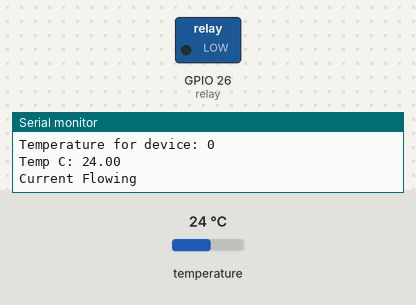
Simulated run of this sketch. Board: ESP32. On the bench: switched loads named in the sketch (green lamp = pin HIGH), the last lines printed to the serial monitor. Inputs (shaded band) come from the test bench; at power-on: temperature 24 °C. WiFi joins after 1.5 s; servers stay silent unless stated.

Above: at 2.7 s.
2.8 s: temperature set to 20.5 °C
4.3 s: temperature set to 19.2 °C
At 5.8 s:
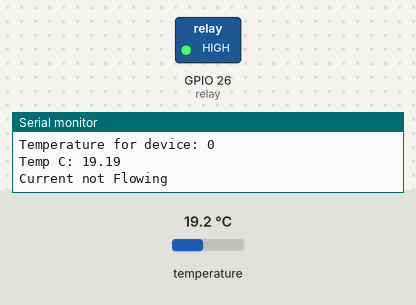
6.1 s: temperature set to 28 °C
At 7.4 s:
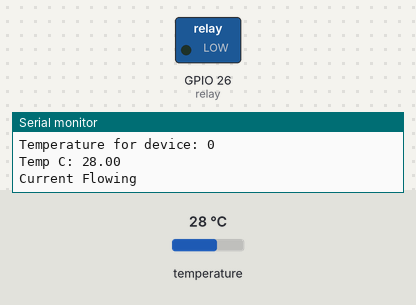
7.7 s: temperature set to 12 °C
At 9.3 s:
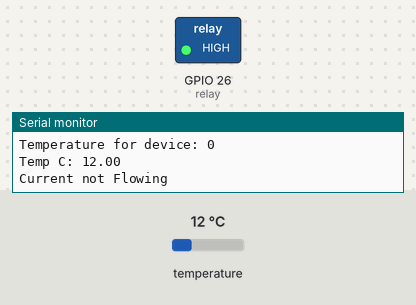
Timing chart, 0 to 10.3 s (numbered marks = the images above; inputs shaded):
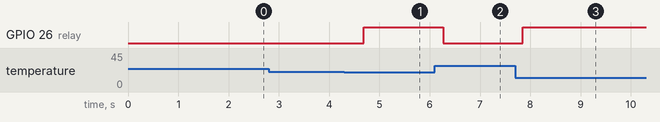

The sketch:

fermdata.ino
```cpp
#include <OneWire.h>
#include <DallasTemperature.h>
#include <WiFi.h>
#include <WiFiClient.h>
#include <Update.h>
#include <ESPmDNS.h>
#include <WiFiUdp.h>
#include <ArduinoOTA.h>
#include <HTTPClient.h>


// Data wire is plugged TO GPIO 4
#define ONE_WIRE_BUS 4

// Setup a oneWire instance to communicate with any OneWire devices (not just Maxim/Dallas temperature ICs)
OneWire oneWire(ONE_WIRE_BUS);

// The value will quickly become too large for an int to store
unsigned long previousMillis = 0;        // will store last time tempC was updated

// constants won't change:
const long interval = 600000;           // interval at which to take tempC (milliseconds)

//Set const for relay
const int relay = 26;

const char* ssid     = "SSID";
const char* password = "WIFIPASSWORD";

const char* serverName = "DATABASE POST LINK";

String apiKeyValue = "DATABASEAPIKEY";


// Pass our oneWire reference to Dallas Temperature.
DallasTemperature sensors(&oneWire);

// Number of temperature devices found
int numberOfDevices;

// We'll use this variable to store a found device address
DeviceAddress tempDeviceAddress;

void setup()
{
    // start serial port
    Serial.begin(115200);

    // Start up the library
    sensors.begin();

    pinMode(relay, OUTPUT);


    WiFi.begin(ssid, password);
    Serial.println("Connecting");
    while(WiFi.status() != WL_CONNECTED) {
        delay(500);
        Serial.print(".");
    }
    Serial.println("");
    Serial.print("Connected to WiFi network with IP Address: ");
    Serial.println(WiFi.localIP());


  ArduinoOTA
    .onStart([]() {
      String type;
      if (ArduinoOTA.getCommand() == U_FLASH)
        type = "sketch";
      else // U_SPIFFS
        type = "filesystem";

      // NOTE: if updating SPIFFS this would be the place to unmount SPIFFS using SPIFFS.end()
      Serial.println("Start updating " + type);
    })
    .onEnd([]() {
      Serial.println("\nEnd");
    })
    .onProgress([](unsigned int progress, unsigned int total) {
      Serial.printf("Progress: %u%%\r", (progress / (total / 100)));
    })
    .onError([](ota_error_t error) {
      Serial.printf("Error[%u]: ", error);
      if (error == OTA_AUTH_ERROR) Serial.println("Auth Failed");
      else if (error == OTA_BEGIN_ERROR) Serial.println("Begin Failed");
      else if (error == OTA_CONNECT_ERROR) Serial.println("Connect Failed");
      else if (error == OTA_RECEIVE_ERROR) Serial.println("Receive Failed");
      else if (error == OTA_END_ERROR) Serial.println("End Failed");
    });

  ArduinoOTA.begin();


    // Grab a count of devices on the wire
    numberOfDevices = sensors.getDeviceCount();

    // locate devices on the bus
    Serial.print("Locating devices...");
    Serial.print("Found ");
    Serial.print(numberOfDevices, DEC);
    Serial.println(" devices.");

    // Loop through each device, print out address
    for (int i = 0; i < numberOfDevices; i++)
    {
        // Search the wire for address
        if (sensors.getAddress(tempDeviceAddress, i))
        {
            Serial.print("Found device ");
            Serial.print(i, DEC);
            Serial.print(" with address: ");
            printAddress(tempDeviceAddress);
            Serial.println();
        }
        else
        {
            Serial.print("Found ghost device at ");
            Serial.print(i, DEC);
            Serial.print(" but could not detect address. Check power and cabling");
        }
    }
}

void loop()
{

    ArduinoOTA.handle();

    sensors.requestTemperatures(); // Send the command to get temperatures

    //Get sensors temps
    float temperatureC = sensors.getTempCByIndex(0);

    // Loop through each device, print out temperature data
    for (int i = 0; i < numberOfDevices; i++)
    {
        // Search the wire for address
        if (sensors.getAddress(tempDeviceAddress, i))
        {
            // Output the device ID
            Serial.print("Temperature for device: ");
            Serial.println(i, DEC);
            // Print the data
            float tempC = sensors.getTempC(tempDeviceAddress);
            Serial.print("Temp C: ");
            Serial.print(tempC);
            Serial.println();
        }
    }

    if (temperatureC >= 20)
    {
        digitalWrite(relay, LOW);
        Serial.println("Current Flowing");
    }
    else if (temperatureC <= 25)
    {
        digitalWrite(relay, HIGH);
        Serial.println("Current not Flowing");
    }
    else
    {
        digitalWrite(relay, HIGH);
        Serial.println("Current not Flowing");
    }


    unsigned long currentMillis = millis();

    if (currentMillis - previousMillis >= interval) {

        previousMillis = currentMillis;

        if(WiFi.status()== WL_CONNECTED){
            HTTPClient http;

            // Your Domain name with URL path or IP address with path
            http.begin(serverName);

            // Specify content-type header
            http.addHeader("Content-Type", "application/x-www-form-urlencoded");

            // Prepare your HTTP POST request data
            String httpRequestData = "api_key=" + apiKeyValue
                                + "&sensor=" + String("Hiti") //Hér kemur hvaða hitamælir þetta kemur frá, úr gerjunaríláti eða skáp?
                                + "&value1=" + String(temperatureC)
                                + "&value2=" + String("Test") //Hér kemur value um relay
                                + "";
            Serial.print("httpRequestData: ");
            Serial.println(httpRequestData);

            // You can comment the httpRequestData variable above
            // then, use the httpRequestData variable below (for testing purposes without the BME280 sensor)
            //String httpRequestData = "api_key=tPmAT5Ab3j7F9&sensor=BME280&location=Office&value1=24.75&value2=49.54&value3=1005.14";

            // Send HTTP POST request
            int httpResponseCode = http.POST(httpRequestData);

            // If you need an HTTP request with a content type: text/plain
            //http.addHeader("Content-Type", "text/plain");
            //int httpResponseCode = http.POST("Hello, World!");

            // If you need an HTTP request with a content type: application/json, use the following:
            //http.addHeader("Content-Type", "application/json");
            //int httpResponseCode = http.POST("{\"value1\":\"19\",\"value2\":\"67\",\"value3\":\"78\"}");

            if (httpResponseCode>0) {
            Serial.print("HTTP Response code: ");
            Serial.println(httpResponseCode);
            }
            else {
            Serial.print("Error code: ");
            Serial.println(httpResponseCode);
            }
            // Free resources
            http.end();
        }
        else {
            Serial.println("WiFi Disconnected");
        }
    }

    Serial.println();
}

// function to print a device address
void printAddress(DeviceAddress deviceAddress)
{
    for (uint8_t i = 0; i < 8; i++)
    {
        if (deviceAddress[i] < 16)
            Serial.print("0");
        Serial.print(deviceAddress[i], HEX);
    }
}
```

Measured:
- the behaviour switches between 20 and 19.9 °C on temperature (found by bisection; images 0 and 1)
- after the input at 4.3 s, GPIO 26 (relay): LOW → HIGH after 0.39 s
- after the input at 6.1 s, GPIO 26 (relay): HIGH → LOW after 0.17 s
- after the input at 7.7 s, GPIO 26 (relay): LOW → HIGH after 0.15 s
